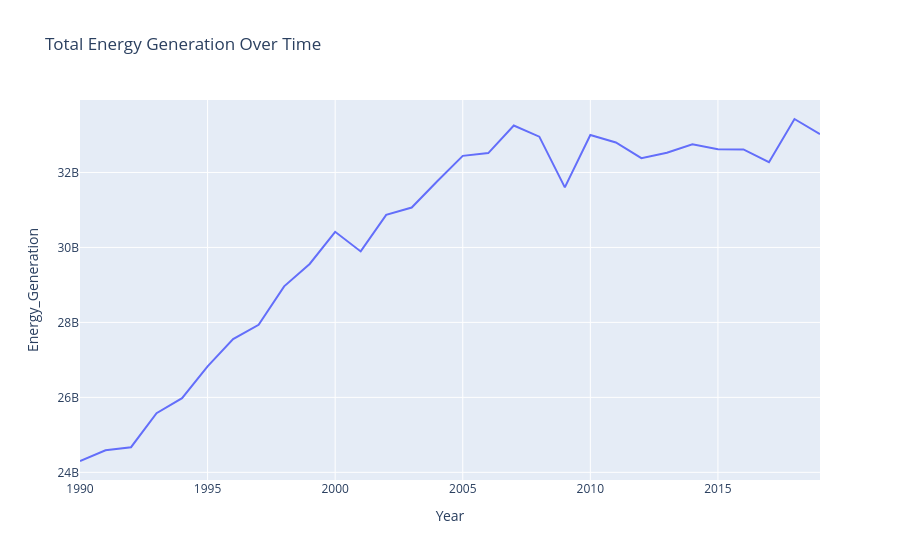

Write notebook code for a chart like this one.
### Markdown cell above
## TIME SERIES ANALYSIS

### Code cell
# Total energy per year
energy_yearly = energy_data.groupby('Year')['Energy_Generation'].sum().reset_index()

fig = px.line(energy_yearly, x='Year', y='Energy_Generation', title='Total Energy Generation Over Time')
fig.show()

### Figure 1 — Plotly figure (JSON) as saved in the notebook; plotly's stock layout.template omitted (floating-point values rounded to 4 significant figures)
{"data": [{"hovertemplate": "Year=%{x}<br>Energy_Generation=%{y}<extra></extra>", "legendgroup": "", "line": {"color": "#636efa", "dash": "solid"}, "marker": {"symbol": "circle"}, "mode": "lines", "name": "", "orientation": "v", "showlegend": false, "type": "scatter", "x": [1990, 1991, 1992, 1993, 1994, 1995, 1996, 1997, 1998, 1999, 2000, 2001, 2002, 2003, 2004, 2005, 2006, 2007, 2008, 2009, 2010, 2011, 2012, 2013, 2014, 2015, 2016, 2017, 2018, 2019], "xaxis": "x", "y": [24300000000.0, 24590000000.0, 24670000000.0, 25580000000.0, 25980000000.0, 26830000000.0, 27550000000.0, 27940000000.0, 28960000000.0, 29560000000.0, 30420000000.0, 29890000000.0, 30870000000.0, 31070000000.0, 31760000000.0, 32440000000.0, 32520000000.0, 33250000000.0, 32960000000.0, 31600000000.0, 33000000000.0, 32800000000.0, 32380000000.0, 32530000000.0, 32750000000.0, 32620000000.0, 32610000000.0, 32270000000.0, 33430000000.0, 33020000000.0], "yaxis": "y"}], "layout": {"legend": {"tracegroupgap": 0}, "title": {"text": "Total Energy Generation Over Time"}, "xaxis": {"anchor": "y", "domain": [0, 1], "title": {"text": "Year"}}, "yaxis": {"anchor": "x", "domain": [0, 1], "title": {"text": "Energy_Generation"}}}}
